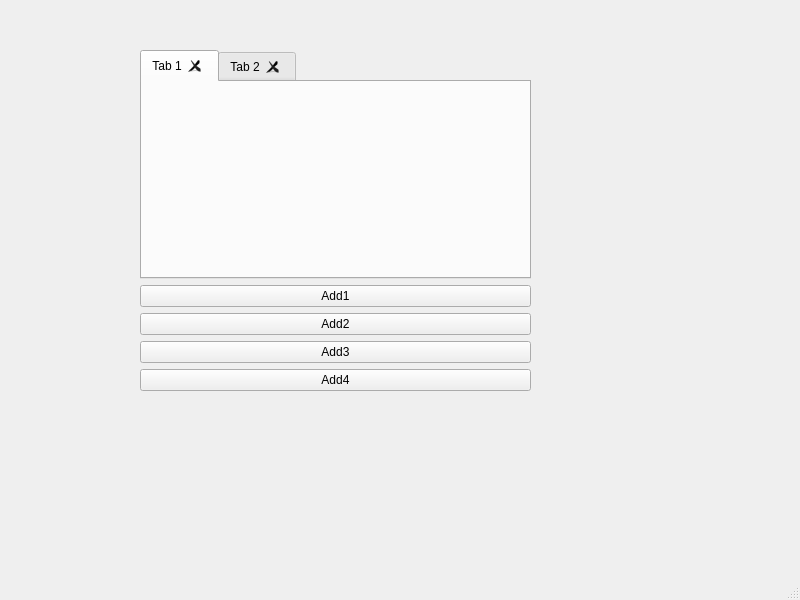
<?xml version="1.0" encoding="UTF-8"?>
<ui version="4.0">
 <class>MainWindow</class>
 <widget class="QMainWindow" name="MainWindow">
  <property name="geometry">
   <rect>
    <x>0</x>
    <y>0</y>
    <width>800</width>
    <height>600</height>
   </rect>
  </property>
  <property name="windowTitle">
   <string>MainWindow</string>
  </property>
  <widget class="QWidget" name="centralwidget">
   <widget class="QWidget" name="">
    <property name="geometry">
     <rect>
      <x>140</x>
      <y>50</y>
      <width>391</width>
      <height>341</height>
     </rect>
    </property>
    <layout class="QVBoxLayout" name="verticalLayout">
     <item>
      <widget class="QTabWidget" name="tabWidget">
       <property name="tabPosition">
        <enum>QTabWidget::North</enum>
       </property>
       <property name="currentIndex">
        <number>0</number>
       </property>
       <property name="tabsClosable">
        <bool>true</bool>
       </property>
       <widget class="QWidget" name="tab">
        <attribute name="title">
         <string>Tab 1</string>
        </attribute>
       </widget>
       <widget class="QWidget" name="tab_2">
        <attribute name="title">
         <string>Tab 2</string>
        </attribute>
       </widget>
      </widget>
     </item>
     <item>
      <widget class="QPushButton" name="pushButton_Add1">
       <property name="text">
        <string>Add1</string>
       </property>
      </widget>
     </item>
     <item>
      <widget class="QPushButton" name="pushButton_Add2">
       <property name="text">
        <string>Add2</string>
       </property>
      </widget>
     </item>
     <item>
      <widget class="QPushButton" name="pushButton_Add3">
       <property name="text">
        <string>Add3</string>
       </property>
      </widget>
     </item>
     <item>
      <widget class="QPushButton" name="pushButton_Add4">
       <property name="text">
        <string>Add4</string>
       </property>
      </widget>
     </item>
    </layout>
   </widget>
  </widget>
  <widget class="QMenuBar" name="menubar">
   <property name="geometry">
    <rect>
     <x>0</x>
     <y>0</y>
     <width>800</width>
     <height>22</height>
    </rect>
   </property>
  </widget>
  <widget class="QStatusBar" name="statusbar"/>
 </widget>
 <resources/>
 <connections/>
</ui>
